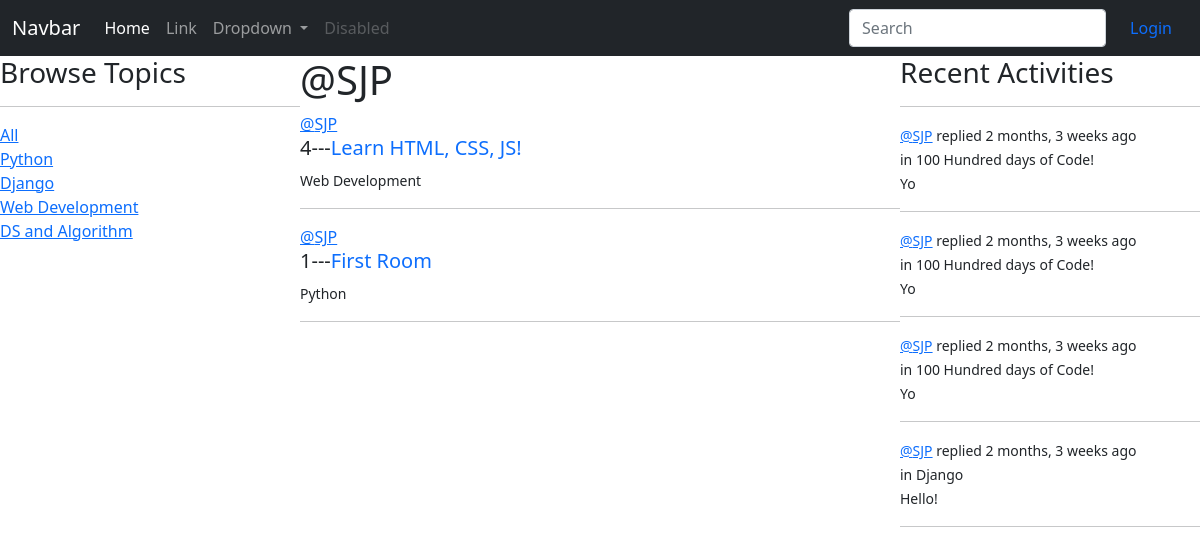
The app's page /profile/2/ with its own data.
### base/models.py (models this page shows, shortened)
class Topic(models.Model):
    name = models.CharField(max_length=200)

class Room(models.Model):
    host = models.ForeignKey(User, on_delete=models.SET_NULL , null=True)
    topic = models.ForeignKey(Topic, on_delete=models.SET_NULL , null=True)
    name = models.CharField(max_length=200)
    description = models.TextField(null=True, blank=True)
    participants = models.ManyToManyField(User, related_name= 'participants', blank=True)
    created = models.DateTimeField(auto_now_add=True)
    updated = models.DateTimeField(auto_now=True)
    class Meta:
        ordering = ['-updated','-created']
    def __str__(self):
        return self.name

class Message(models.Model):
    user= models.ForeignKey(User, on_delete=models.CASCADE)
    room= models.ForeignKey(Room, on_delete=models.CASCADE)
    body = models.TextField()
    updated = models.DateTimeField(auto_now=True)
    created = models.DateTimeField(auto_now_add=True)
    class Meta:
        ordering = ['-updated','-created']
    def __str__(self):
        return self.body[0:50]

### base/views.py (the view)
# urls.py: path('profile/<str:pk>/', views.userProfile, name="user-profile"),
def userProfile(request, pk):
    user = User.objects.get(id=pk)
    rooms = user.room_set.all()
    topic = Topic.objects.all()
    room_message = user.message_set.all()
    context = { 'user' : user , 'rooms': rooms, 'topic':topic , 'room_message':room_message }
    return render(request, 'base/profile.html', context)

### base/templates/base/profile.html (shortened to what this page needs)
{% extends 'navbar.html' %}
{% block content %}
    <div class="profile-container">
        <div>
            {% include 'base/topics_component.html' %}
        </div>
        <div>
            <h1>@{{user.username}}</h1>
            {% include 'base/feed_component.html' %}
        </div>
        <div>
            {% include 'base/activity_component.html' %}
        </div>
    </div>
{% endblock content %}

### base/templates/base/topics_component.html
<h3>Browse Topics</h3>
<hr>
<div>
    <a href="{% url 'home' %}">All</a>
</div>
{% for topics in topic %}
    <div>
        <a href="{% url 'home' %}?q={{topics.name}}">{{topics.name}}</a>
    </div>
{% endfor %}

### base/templates/base/feed_component.html (shortened to what this page needs)
{% for room in rooms%}
<div>
    <a href="{% url 'user-profile' room.host.id %}">@{{room.host.username}}</a>
    <h5>{{room.id}}---<a style="text-decoration: none;" href="{% url 'room' room.id%}">{{room.name}}</a></h5>
    <small>{{room.topic.name}}</small>
    <hr>
</div>
{% endfor %}

### base/templates/base/activity_component.html (shortened to what this page needs)
<h3>Recent Activities</h3>
<hr>
{% for message in room_message %}
    <div>
        <small><a href="{% url 'user-profile' message.user.id %}">@{{message.user}}</a> replied </small>
        <small>{{message.created | timesince}} ago</small>
        <br>
        <small> in {{message.room}} </small><br>
        <small>{{message}}</small>
        <hr>
    </div>
{% endfor %}

### base/templates/base/profile.html (style rules this page uses)
.profile-container { display: grid; grid-template-columns: 1fr 2fr 1fr; }

### records on screen
Topic: name "Python"
Topic: name "Django"
Topic: name "Web Development"
Topic: name "DS and Algorithm"
Room: host.username "SJP", id "4", name "Learn HTML, CSS, JS!", topic.name "Web Development"
Room: host.username "SJP", id "1", name "First Room", topic.name "Python"
Message: user "SJP", created "2 months, 3 weeks", room "100 Hundred days of Code!", body "Yo"
Message: user "SJP", created "2 months, 3 weeks", room "100 Hundred days of Code!", body "Yo"
Message: user "SJP", created "2 months, 3 weeks", room "100 Hundred days of Code!", body "Yo"
Message: user "SJP", created "2 months, 3 weeks", room "Django", body "Hello!"

### other values on screen
{{ user.username }} "SJP"
